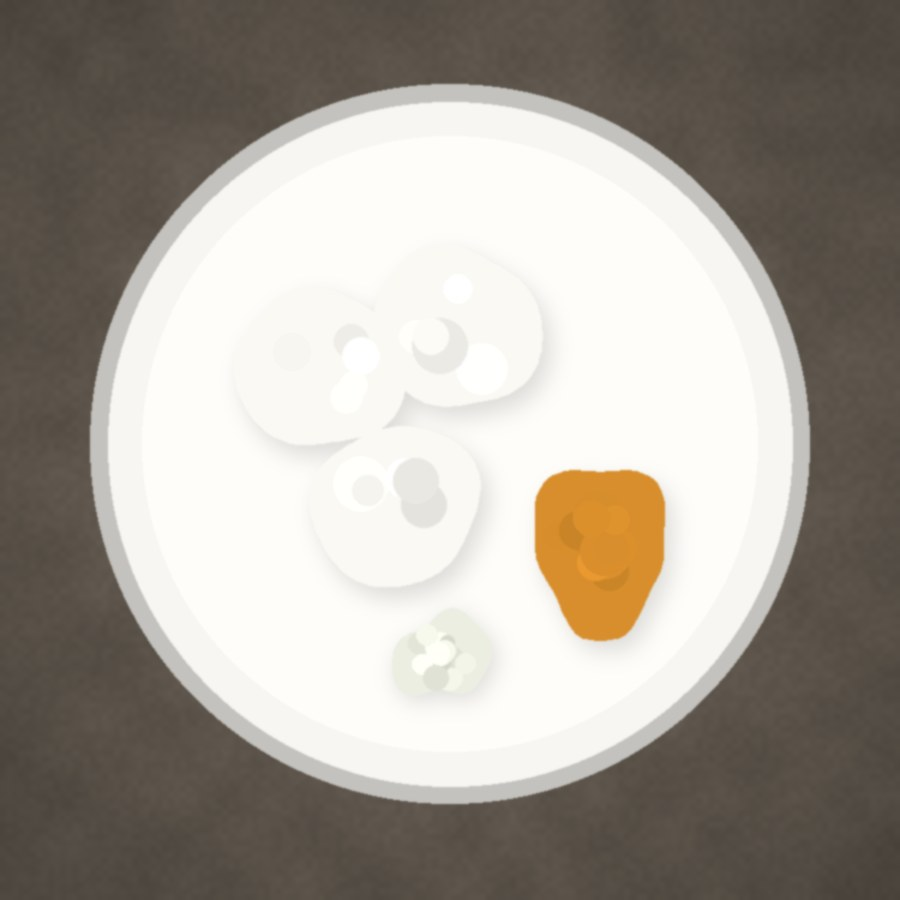
#> input picture frontend/samples/breakfast.jpg, 900 x 900 px
$ python -i imaging.py   (imports and definitions only)
#> lines starting #> are read from the running program, lines starting #| are printed output that depends on the picture
### backend/config.py
"""Runtime configuration for the Nutri-AI backend.

Everything is read from the environment with sane local-development defaults so
`uvicorn main:app --reload` works on a clean machine with no setup.
"""

from __future__ import annotations

import os
from pathlib import Path

BACKEND_DIR = Path(__file__).resolve().parent
PROJECT_DIR = BACKEND_DIR.parent
FRONTEND_DIR = PROJECT_DIR / "frontend"
DATA_DIR = PROJECT_DIR / "data"
# Overridable because training does not always run where the service does: on
# Kaggle the repo is mounted read-only under /kaggle/input and the checkpoint has
# to land in /kaggle/working, and a container deploy usually mounts weights.
MODEL_DIR = Path(os.getenv("MODEL_DIR") or (BACKEND_DIR / "models"))
UPLOAD_DIR = Path(os.getenv("UPLOAD_DIR") or (BACKEND_DIR / "uploads"))


def _load_dotenv() -> None:
    """Minimal .env reader (python-dotenv is not a hard dependency)."""
    for candidate in (BACKEND_DIR / ".env", PROJECT_DIR / ".env"):
        if not candidate.is_file():
            continue
        for raw in candidate.read_text(encoding="utf-8").splitlines():
            line = raw.strip()
            if not line or line.startswith("#") or "=" not in line:
                continue
            key, _, value = line.partition("=")
            key = key.strip()
            value = value.strip().strip('"').strip("'")
            if key and key not in os.environ:
                os.environ[key] = value


_load_dotenv()


def _env_int(name: str, default: int) -> int:
    try:
        return int(os.environ[name])
    except (KeyError, ValueError):
        return default


def _env_float(name: str, default: float) -> float:
    try:
        return float(os.environ[name])
    except (KeyError, ValueError):
        return default


def _env_bool(name: str, default: bool) -> bool:
    raw = os.getenv(name)
    if raw is None:
        return default
    return raw.strip().lower() in {"1", "true", "yes", "on"}


class Settings:
    """Single flat settings object — easy for one person to hold in their head."""

    app_name = "Nutri-AI"
    version = "0.9.0-mvp"

    # --- Database -------------------------------------------------------
    # Postgres is the documented target (design.md §8.2). SQLite is the
    # zero-setup default so the project runs before Postgres exists.
    database_url = os.getenv("DATABASE_URL") or f"sqlite:///{BACKEND_DIR / 'nutriai.db'}"

    # --- Auth -----------------------------------------------------------
    jwt_secret = os.getenv("JWT_SECRET") or "dev-only-insecure-secret-change-me"
    jwt_algorithm = "HS256"
    jwt_ttl_seconds = _env_int("JWT_TTL_SECONDS", 60 * 60 * 24 * 30)

    # --- Nutrition source ----------------------------------------------
    usda_api_key = os.getenv("USDA_API_KEY") or ""
    usda_base_url = os.getenv("USDA_BASE_URL") or "https://api.nal.usda.gov/fdc/v1"
    usda_timeout_s = _env_float("USDA_TIMEOUT_S", 6.0)

    # --- Upload limits (design.md §12.1) --------------------------------
    max_upload_bytes = _env_int("MAX_UPLOAD_BYTES", 10 * 1024 * 1024)
    max_image_dimension = _env_int("MAX_IMAGE_DIMENSION", 1600)
    allowed_mime = ("image/jpeg", "image/png", "image/webp", "image/heic", "image/heif")

    # --- Pipeline tuning ------------------------------------------------
    # Default plate diameter assumption (design.md §5.3). User-correctable.
    default_plate_diameter_cm = _env_float("DEFAULT_PLATE_DIAMETER_CM", 26.0)
    # Below this confidence an item is flagged low_confidence (design.md §12.2).
    low_confidence_threshold = _env_float("LOW_CONFIDENCE_THRESHOLD", 0.55)
    # Below this the dish is reported as "unrecognized" rather than a wrong guess.
    unrecognized_threshold = _env_float("UNRECOGNIZED_THRESHOLD", 0.28)
    max_items_per_plate = _env_int("MAX_ITEMS_PER_PLATE", 6)

    # --- Model weights (auto-detected; heuristic engine used if absent) --
    yolo_weights = os.getenv("YOLO_WEIGHTS") or "yolov8n.pt"
    midas_model = os.getenv("MIDAS_MODEL") or "MiDaS_small"
    classifier_checkpoint = os.getenv("CLASSIFIER_CHECKPOINT") or str(
        MODEL_DIR / "efficientnet_v1.pt"
    )
    enable_torch_models = _env_bool("ENABLE_TORCH_MODELS", True)

    # --- PortionNet (opt-in) ------------------------------------------------
    # Set CLASSIFIER_ENGINE=portionnet to use PortionNet instead of EfficientNet.
    # Requires torch + the PortionNet repo cloned into backend/tools/portionnet.
    classifier_engine = os.getenv("CLASSIFIER_ENGINE") or "efficientnet"
    portionnet_checkpoint = os.getenv("PORTIONNET_CHECKPOINT") or str(
        MODEL_DIR / "portionnet_seed7.pt"
    )

    # --- CalorieCLIP (opt-in calorie estimator) ----------------------------
    # Set ENABLE_CALORIECLIP=true to use CalorieCLIP for direct calorie
    # prediction. Replaces the depth → volume → weight → nutrition chain
    # with a single CLIP forward pass. Trained on Nutrition5k + Food-101.
    enable_calorieclip = _env_bool("ENABLE_CALORIECLIP", True)
    calorieclip_checkpoint = os.getenv("CALORIECLIP_CHECKPOINT") or str(
        MODEL_DIR / "calorie_clip.pt"
    )

    # --- Food Segmentation (Residual U-Net) --------------------------------
    # Food outline detection for visual overlay and portion estimation.
    enable_segmentation = _env_bool("ENABLE_SEGMENTATION", True)
    segmentation_checkpoint = os.getenv("SEGMENTATION_CHECKPOINT") or str(
        MODEL_DIR / "best_olk_residual_unet.pt"
    )

    # --- Indian Food Classification (EfficientNet) -------------------------
    # 24-class Indian food classifier with calorie lookup.
    enable_indian_classification = _env_bool("ENABLE_INDIAN_CLASSIFICATION", True)
    classification_checkpoint = os.getenv("CLASSIFICATION_CHECKPOINT") or str(
        MODEL_DIR / "efficientnet_v1.pt"
    )

    # --- Stage 4 over HTTP ----------------------------------------------
    # The trained classifier is the one stage worth hosting separately: it is the
    # only component that needs torch, and keeping it out of this process means
    # the API can deploy on a 512 MB box. Set to the /classify URL of a
    # model_api/ deployment. Unset means "use a local checkpoint if there is
    # one, otherwise the signature prior" — the URL is never required.
    classifier_url = (os.getenv("CLASSIFIER_URL") or "").strip().rstrip("/")
    classifier_token = os.getenv("CLASSIFIER_TOKEN") or ""
    # Generous relative to usda_timeout_s: a free Hugging Face Space cold-starts,
    # and the first request after an idle period pays for the container waking up.
    classifier_timeout_s = _env_float("CLASSIFIER_TIMEOUT_S", 25.0)
    # Horizontal-flip test-time augmentation is cheap and valid for plated food.
    # Keep it configurable because hosted CPU inference may prefer one pass.
    classifier_tta_passes = max(1, _env_int("CLASSIFIER_TTA_PASSES", 2))

    # --- Misc ------------------------------------------------------------
    cors_origins = [
        o.strip()
        for o in (os.getenv("CORS_ORIGINS") or "http://localhost:5173,http://localhost:8000").split(",")
        if o.strip()
    ]
    serve_frontend = _env_bool("SERVE_FRONTEND", True)
    # Give a brand-new account one pre-analysed sample meal so the history, day
    # strip and statistics screens have something to render on first launch.
    seed_welcome_meal = _env_bool("SEED_WELCOME_MEAL", True)

    @property
    def is_sqlite(self) -> bool:
        return self.database_url.startswith("sqlite")


settings = Settings()

UPLOAD_DIR.mkdir(parents=True, exist_ok=True)
MODEL_DIR.mkdir(parents=True, exist_ok=True)

### backend/imaging.py
"""Shared image I/O and colour-space helpers used by stages 1–4.

Kept in one small module so `detection.py`, `depth.py` and `classify.py` don't
have to import each other just to convert a colour space.
"""

from __future__ import annotations

import io
from dataclasses import dataclass

import numpy as np
from PIL import Image, ImageEnhance, ImageOps, UnidentifiedImageError

from config import settings


class InvalidImageError(ValueError):
    """Raised for corrupt files or non-image uploads (design.md §12.2)."""


@dataclass(frozen=True)
class PreparedImage:
    image: Image.Image
    rgb: np.ndarray  # float32 HxWx3 in [0, 1]
    lab: np.ndarray  # float32 HxWx3, L in [0, 100]
    original_size: tuple[int, int]

    @property
    def height(self) -> int:
        return int(self.rgb.shape[0])

    @property
    def width(self) -> int:
        return int(self.rgb.shape[1])


# [15 lines left out: function read_image, not called in this run]


def resize_max(image: Image.Image, max_dim: int | None = None) -> Image.Image:
    """Cap the longest edge so a huge photo can't stall the pipeline (§12.1)."""
    limit = max_dim or settings.max_image_dimension
    longest = max(image.size)
    if longest <= limit:
        return image
    scale = limit / float(longest)
    size = (max(1, round(image.width * scale)), max(1, round(image.height * scale)))
    return image.resize(size, Image.LANCZOS)


def autocorrect(image: Image.Image) -> Image.Image:
    """Light brightness/contrast normalisation (design.md §7.1)."""
    corrected = ImageOps.autocontrast(image, cutoff=1)
    return ImageEnhance.Color(corrected).enhance(1.04)


def to_array(image: Image.Image) -> np.ndarray:
    return np.asarray(image, dtype=np.float32) / 255.0


_SRGB_TO_XYZ = np.array(
    [
        [0.4124564, 0.3575761, 0.1804375],
        [0.2126729, 0.7151522, 0.0721750],
        [0.0193339, 0.1191920, 0.9503041],
    ],
    dtype=np.float32,
)
_D65_WHITE = np.array([0.95047, 1.00000, 1.08883], dtype=np.float32)


def rgb_to_lab(rgb: np.ndarray) -> np.ndarray:
    """sRGB (0–1) to CIE L*a*b*. Vectorised, no external CV dependency."""
    linear = np.where(rgb <= 0.04045, rgb / 12.92, ((rgb + 0.055) / 1.055) ** 2.4)
    xyz = linear @ _SRGB_TO_XYZ.T
    scaled = xyz / _D65_WHITE
    epsilon = 216.0 / 24389.0
    kappa = 24389.0 / 27.0
    f = np.where(scaled > epsilon, np.cbrt(scaled), (kappa * scaled + 16.0) / 116.0)
    lab = np.empty_like(f)
    lab[..., 0] = 116.0 * f[..., 1] - 16.0
    lab[..., 1] = 500.0 * (f[..., 0] - f[..., 1])
    lab[..., 2] = 200.0 * (f[..., 1] - f[..., 2])
    return lab.astype(np.float32)


def chroma(lab: np.ndarray) -> np.ndarray:
    return np.sqrt(lab[..., 1] ** 2 + lab[..., 2] ** 2).astype(np.float32)


def hue_degrees(lab: np.ndarray) -> np.ndarray:
    return (np.degrees(np.arctan2(lab[..., 2], lab[..., 1])) % 360.0).astype(np.float32)


def prepare(image: Image.Image, *, work_dim: int = 640) -> PreparedImage:
    original_size = image.size
    working = autocorrect(resize_max(image, work_dim))
    rgb = to_array(working)
    return PreparedImage(image=working, rgb=rgb, lab=rgb_to_lab(rgb), original_size=original_size)


# [27 lines left out: functions crop_box, texture_energy, encode_jpeg, not called in this run]

>>> from PIL import Image
>>> picture = Image.open('../frontend/samples/breakfast.jpg')
#> picture is the input picture: PIL image 900x900 RGB; mean R, G, B 165.5, 159.4, 150.8
>>> result = prepare(picture)
#> in autocorrect, `corrected = ImageOps.autocontrast(image, cutoff=1)`:
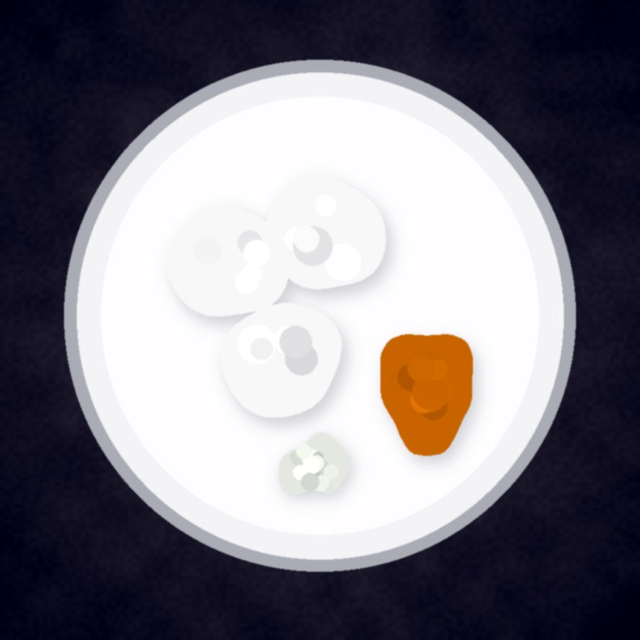
#> corrected: PIL image 640x640 RGB; mean R, G, B 127, 123.3, 131.9
#> in rgb_to_lab, `linear = np.where(rgb <= 0.04045, rgb / 12.92, ((rgb + 0.055) / 1.055)..`:
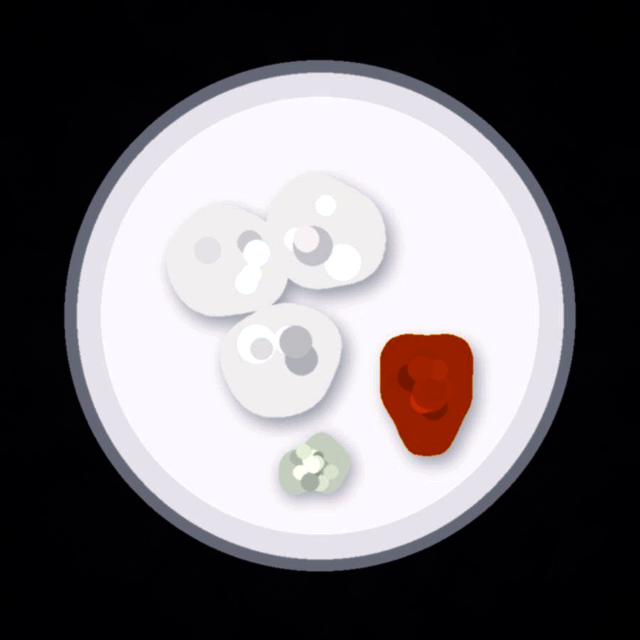
#> linear: shape (640, 640, 3) float32; mean R, G, B 0.442, 0.426, 0.441
#> in rgb_to_lab, `xyz = linear @ _SRGB_TO_XYZ.T`:
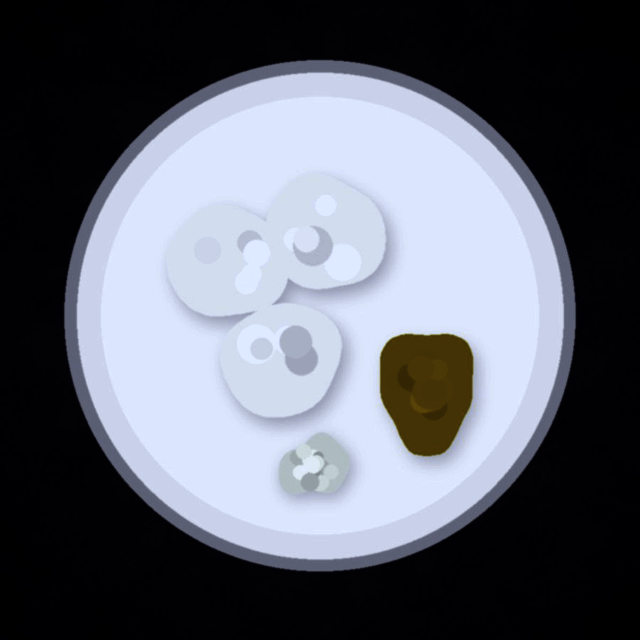
#> xyz: shape (640, 640, 3) float32; mean R, G, B 0.415, 0.43, 0.478; drawn with min black and max white
#> in rgb_to_lab, `scaled = xyz / _D65_WHITE`:
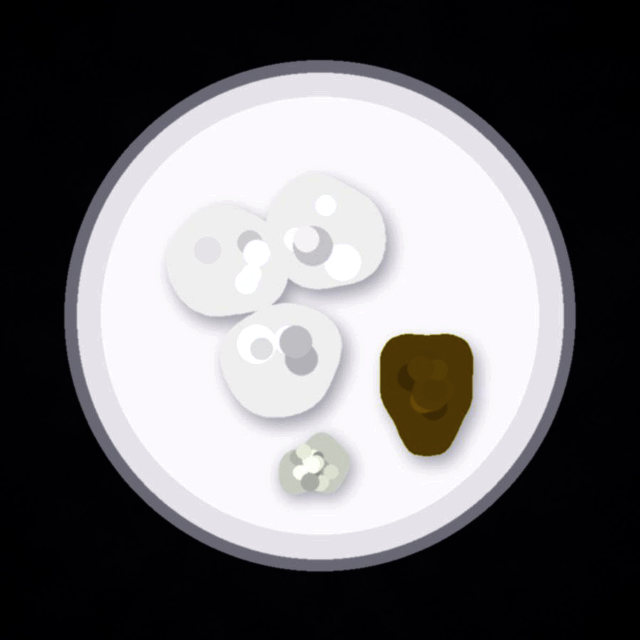
#> scaled: shape (640, 640, 3) float32; mean R, G, B 0.436, 0.43, 0.44
#> in rgb_to_lab, `f = np.where(scaled > epsilon, np.cbrt(scaled), (kappa * scaled + 16.0..`:
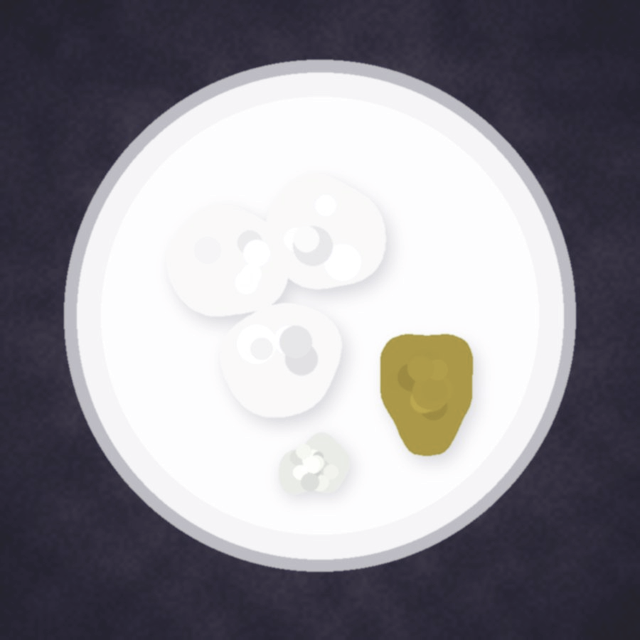
#> f: shape (640, 640, 3) float32; mean R, G, B 0.566, 0.558, 0.583
#> in rgb_to_lab, `lab[..., 2] = 200.0 * (f[..., 1] - f[..., 2])`:
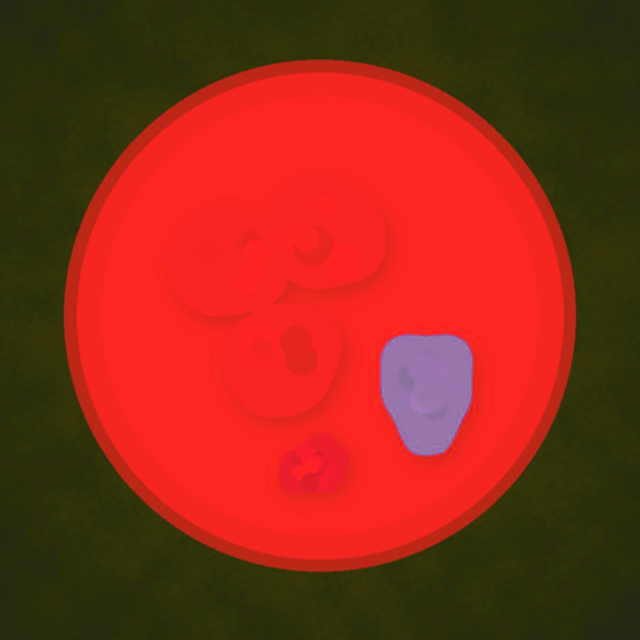
#> lab: shape (640, 640, 3) float32; mean R, G, B 48.6, 4.1, -5.1; drawn with min black and max white
